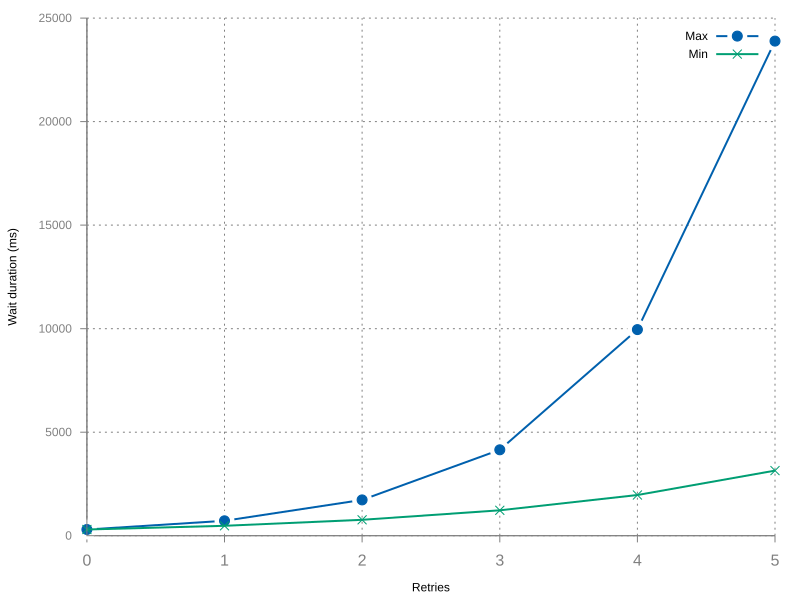

Generate this figure with gnuplot:
#!/usr/bin/env gnuplot
# gnuplot file for explaining the retry function
#
# $ gnuplot -c retry-plot.gnuplot
#

set style line 101 lc rgb '#808080' lt 1 lw 1
set border 3 front ls 101
set tics nomirror out scale 0.75
set format '%g'

set style line 102 lc rgb '#808080' lt 0 lw 1
set grid back ls 102

set style line 1 lc rgb '#0060ad' lt 1 lw 2 pt 7 pi -1 ps 1.1
set pointintervalbox 2

between(x,y) = rand(0) * (x - y) + y

fmax(n) = (n<1) ? 300 : fmax(n-1) * (1 - 0.2) * 2
fmin(n) = (n<1) ? 300 : fmin(n-1) * (1 + 0.2) * 2

set xlabel 'Retries'
set ylabel 'Wait duration (ms)'
set xtics font "Arial,16"
set terminal svg enhanced size 800, 600 dynamic
set output 'retry-plot.svg'
set sample 6

plot [x=0:5] fmin(x) title "Max" with linespoints linestyle 1 lw 2, fmax(x) title "Min" with linespoints linestyle 2 lw 2
